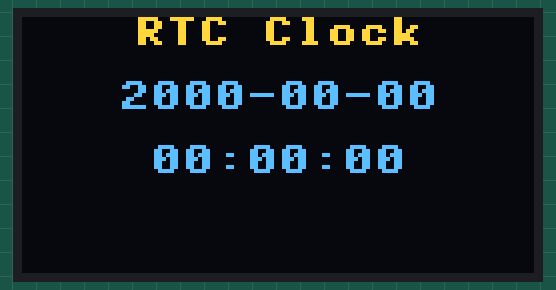
Recording of a program running on a simulated MicroPython board. Shown: 128×64 one-colour display. The OLED is the two-colour kind (top 16 rows yellow); library files of the repository ran but are not shown: ds1302.py, SSD1306.py; what the program prints to the serial console is not drawn.

Above: at 3.3 s.

The program:

main.py
```python
# Python env   : MicroPython v1.23.0
# -*- coding: utf-8 -*-
# @Time    : 2024/10/3 下午2:41
# @Author  : 李清水
# @File    : main.py
# @Description : 外置RTC类实验，使用DS1302实现闹钟

# ======================================== 导入相关模块 ========================================

# 导入硬件相关模块
from machine import Pin, I2C, Timer, PWM, RTC

# 导入时间相关模块
import time

# 导入外部RTC实时时钟模块
from ds1302 import DS1302

# 从SSD1306模块中导入SSD1306_I2C类
from SSD1306 import SSD1306_I2C

# ======================================== 全局变量 ============================================

# OLED屏幕地址
OLED_ADDRESS = 0

# ======================================== 功能函数 ============================================


def display_time(timer: Timer) -> None:
    """
    定时器回调函数，用于在OLED屏幕上显示当前时间。

    该函数通过定时器周期性调用，从DS1302实时时钟芯片获取当前时间，
    并在OLED屏幕上居中显示日期和时间。同时，检查当前时间是否与设置的闹钟匹配，
    如果匹配则触发闹钟，否则停止闹钟蜂鸣器。

    Args:
        timer (Timer): Timer对象，用于周期性调用该函数。

    Returns:
        None
    """
    # 声明全局变量
    global ds1302, oled, alarm_clock

    # 获取当前时间
    current_time = ds1302.date_time()

    # 清空标题区域
    oled.fill_rect(0, 0, 128, 16, 0)

    # 显示标题
    title = "RTC Clock"
    title_width = len(title) * 8
    title_x = (128 - title_width) // 2
    oled.text(title, title_x, 0)

    # 格式化日期字符串
    date_str = "{:04}-{:02}-{:02}".format(current_time[0], current_time[1], current_time[2])
    # 计算位置以居中显示日期
    date_width = len(date_str) * 8
    date_x = (128 - date_width) // 2

    # 格式化时间字符串
    time_str = "{:02}:{:02}:{:02}".format(current_time[4], current_time[5], current_time[6])
    # 计算位置以居中显示时间
    time_width = len(time_str) * 8
    time_x = (128 - time_width) // 2

    # 清空日期和时间区域
    oled.fill_rect(0, 16, 128, 32, 0)

    # 显示日期和时间
    oled.text(date_str, date_x, 16)
    oled.text(time_str, time_x, 32)

    # 检查闹钟
    if alarm_clock.check_alarms(current_time):
        # 停止定时器
        timer.deinit()
        # 重新初始化定时器
        timer.init(period=100, mode=Timer.PERIODIC, callback=display_time)
    else:
        # 停止闹钟蜂鸣器
        alarm_clock.stop_alarm()
        # 刷新屏幕
        oled.show()


# ======================================== 自定义类 ============================================


# 自定义闹钟类
class AlarmClock:
    """
    AlarmClock类，用于管理闹钟功能，支持设置、删除和触发闹钟。

    该类通过OLED显示屏显示闹钟状态，并通过蜂鸣器发出闹钟提示音。
    支持设置多个闹钟，并在指定时间触发闹钟。

    Attributes:
        oled (SSD1306_I2C): OLED实例，用于显示闹钟状态。
        buzzer (PWM): 蜂鸣器控制引脚，用于发出提示音。
        alarms (list): 存储闹钟时间的列表，格式为[(小时, 分钟), ...]。

    Methods:
        __init__(self, oled: SSD1306_I2C, buzzer_pin: Pin) -> None:
            初始化AlarmClock类实例。

        set_alarm(self, hours: int, minutes: int) -> None:
            设置闹钟。

        delete_alarm(self, hours: int, minutes: int) -> None:
            删除指定的闹钟。

        check_alarms(self, current_time: tuple[int, int, int]) -> None:
            检查当前时间是否与设定的闹钟时间匹配。

        trigger_alarm(self) -> None:
            触发闹钟，打开蜂鸣器。

        stop_alarm(self) -> None:
            停止闹钟，关闭蜂鸣器。
    """

    def __init__(self, oled: SSD1306_I2C, buzzer_pin: Pin) -> None:
        """
        初始化闹钟类。

        Args:
            oled (SSD1306_I2C): OLED实例，用于显示闹钟状态。
            buzzer_pin (Pin): 蜂鸣器控制引脚。
        """
        # 保存OLED实例
        self.oled = oled
        # 初始化蜂鸣器引脚为PWM输出，占空比为0
        self.buzzer = PWM(buzzer_pin, freq=1000, duty_u16=0)
        # 存储闹钟时间的列表
        self.alarms = []

    def set_alarm(self, hours: int, minutes: int) -> None:
        """
        设置闹钟。

        Args:
            hours (int): 小时，范围为0-23。
            minutes (int): 分钟，范围为0-59。

        Returns:
            None

        Raises:
            ValueError: 如果小时或分钟不在合法范围内。
        """
        # 验证小时和分钟是否在合法范围内
        if (hours < 0 or hours > 23) or (minutes < 0 or minutes > 59):
            # 抛出异常
            raise ValueError("Invalid time for alarm")
            # 添加闹钟时间到列表
        self.alarms.append((hours, minutes))

    def delete_alarm(self, hours: int, minutes: int) -> None:
        """
        删除指定的闹钟。

        Args:
            hours (int): 小时。
            minutes (int): 分钟。

        Returns:
            None
        """
        try:
            # 从列表中删除指定的闹钟
            self.alarms.remove((hours, minutes))
        except ValueError:
            # 如果闹钟未找到，打印提示信息
            print("Alarm not found")

    def check_alarms(self, current_time: tuple[int, int, int]) -> None:
        """
        检查当前时间是否与设定的闹钟时间匹配。

        Args:
            current_time (tuple[int, int, int]): 当前时间的元组（小时，分钟，秒）。

        Returns:
            None
        """
        # 获取当前小时和分钟
        current_hours, current_minutes = current_time[4], current_time[5]
        # 遍历所有设置的闹钟
        for alarm in self.alarms:
            # 如果闹钟时间到达
            if alarm[0] == current_hours and alarm[1] == current_minutes:
                # 触发闹钟
                self.trigger_alarm()
                # 清空屏幕
                self.oled.fill(0)
                # 在屏幕上显示“Alarm!”提示
                self.oled.text("Alarm!", 0, 0)
                # 刷新屏幕
                self.oled.show()

    def trigger_alarm(self) -> None:
        """
        触发闹钟，打开蜂鸣器。

        Args:
            None

        Returns:
            None
        """
        # 打开蜂鸣器
        self.buzzer.duty_u16(32000)

    def stop_alarm(self) -> None:
        """
        停止闹钟，关闭蜂鸣器。

        Returns:
            None
        """
        # 关闭蜂鸣器
        self.buzzer.duty_u16(0)


# ======================================== 初始化配置 ==========================================

# 上电延时3s
time.sleep(3)
# 打印调试消息
print("FreakStudio: Implement an alarm clock using DS1302")

# 创建DS1302对象
ds1302 = DS1302(clk=Pin(10), dio=Pin(11), cs=Pin(12))

# 在烧录程序之前，务必使用 mpremote rtc --set 命令设置内置RTC实时时钟时间为电脑主机时间
# 接着打开REPL，输入下面命令:
#   from machine import Pin,  RTC
#   from ds1302 import DS1302
#   rtc = RTC()
#   year, month, day, weekday, hour, minute, second, _ = rtc.datetime()
#   ds1302 = DS1302(clk=Pin(10), dio=Pin(11), cs=Pin(12))
#   ds1302.date_time([year, month, day, weekday, hour, minute, second])
# 然后退出REPL模式，重启设备:mpremote reset

# 创建硬件I2C的实例，使用I2C1外设，时钟频率为400KHz，SDA引脚为6，SCL引脚为7
i2c = I2C(id=1, sda=Pin(6), scl=Pin(7), freq=400000)

# 开始扫描I2C总线上的设备，返回从机地址的列表
devices_list = i2c.scan()
print("START I2C SCANNER")

# 若devices_list为空，则没有设备连接到I2C总线上
if len(devices_list) == 0:
    print("No i2c device !")
# 若非空，则打印从机设备地址
else:
    print("i2c devices found:", len(devices_list))
    # 便利从机设备地址列表
    for device in devices_list:
        # 判断从机设备地址是否为0x3c或0x3d（即OLED SSD1306的地址）
        if device == 0x3C or device == 0x3D:
            print("I2C hexadecimal address: ", hex(device))
            OLED_ADDRESS = device

# 创建SSD1306 OLED屏幕的实例，宽度为128像素，高度为64像素，不使用外部电源
oled = SSD1306_I2C(i2c, OLED_ADDRESS, 128, 64, False)

# 创建闹钟实例
alarm_clock = AlarmClock(oled, buzzer_pin=Pin(9))
# 设置闹钟示例
alarm_clock.set_alarm(18, 3)

# 创建软件定时器实例
timer = Timer(-1)
# 每100ms调用一次display_time函数更新显示
timer.init(period=100, mode=Timer.PERIODIC, callback=display_time)

# ========================================  主程序  ============================================

# 无限循环检查闹钟是否到达
while True:
    # 获取当前时间
    current_time = ds1302.date_time()
    # 延时1s
    time.sleep(1)
    # 打印当前时间
    print("Current Time: {:02}:{:02}:{:02}".format(current_time[4], current_time[5], current_time[6]))
```
